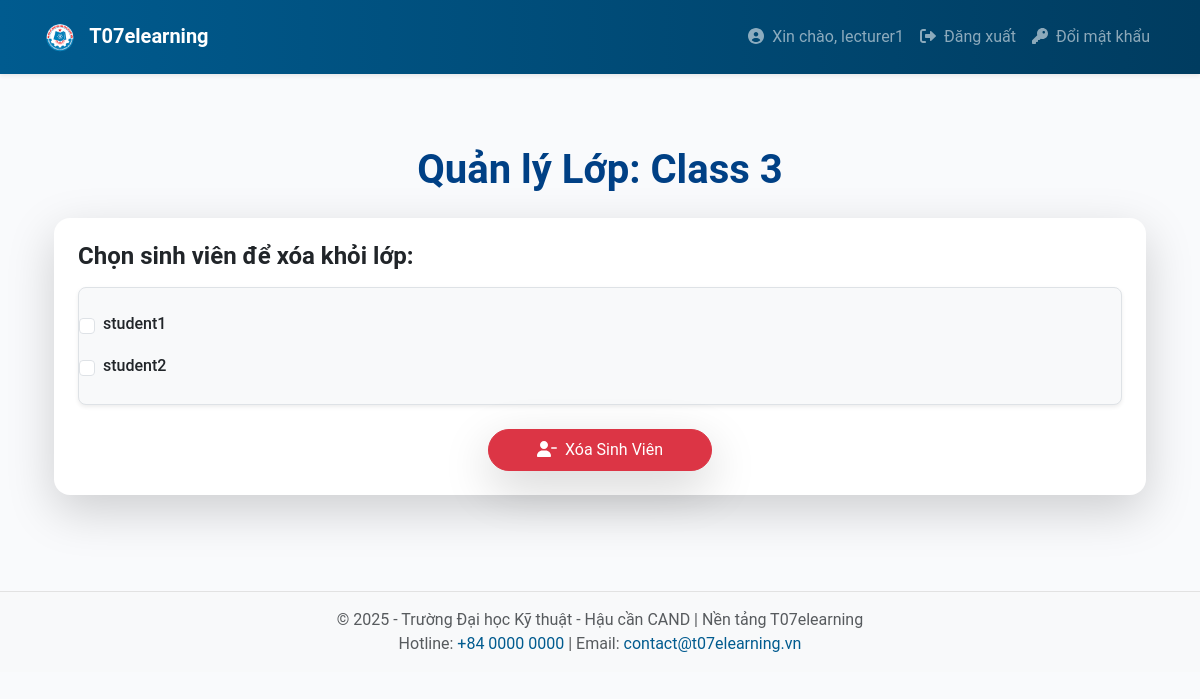
Page /lecturer/class/manage/3 (signed in) on the committed database.
### app/models.py (models this page shows, shortened)
class User(UserMixin, db.Model):
    __tablename__ = 'users'
    id = db.Column(db.Integer, primary_key=True)
    username = db.Column(db.String(64), unique=True, nullable=False)
    email = db.Column(db.String(120), unique=True, nullable=False)
    password_hash = db.Column(db.String(128), nullable=False)
    registered_on = db.Column(db.DateTime, default=datetime.utcnow)
    last_seen = db.Column(db.DateTime, default=datetime.utcnow, onupdate=datetime.utcnow)
    roles = db.relationship('Role', secondary='user_roles', back_populates='users')
    courses = db.relationship('Course', backref='lecturer', lazy='dynamic')
    enrollments = db.relationship('Enrollment', backref='student', lazy='dynamic')
    submissions = db.relationship('Submission', backref='student', lazy='dynamic')
    notifications = db.relationship('Notification', backref='user', lazy='dynamic')
    def is_lecturer(self):
        return any(role.name == 'lecturer' for role in self.roles)

class Class(db.Model):
    __tablename__ = 'classes'
    id = db.Column(db.Integer, primary_key=True)
    name = db.Column(db.String(128), nullable=False)
    description = db.Column(db.Text, nullable=True)
    created_on = db.Column(db.DateTime, default=datetime.utcnow)
    enrollments = db.relationship('Enrollment', back_populates='class_')
    assignments = db.relationship('Assignment', backref='class', lazy='dynamic')

### app/lecturer/routes.py (the view, shortened to what this page needs)
@bp.route('/class/manage/<int:class_id>', methods=['GET', 'POST'])
@login_required
def manage_class(class_id):
    if not current_user.is_lecturer():
        flash('Bạn không có quyền truy cập trang này.')
        return redirect(url_for('main.index'))
    class_ = Class.query.get_or_404(class_id)
    students = [enrollment.student for enrollment in class_.enrollments]
    return render_template('lecturer/manage_class.html', class_=class_, students=students)

### app/templates/lecturer/manage_class.html (shortened to what this page needs)
{% extends "base.html" %} {% block content %}
<div class="container py-5">
  <h1 class="mb-4 text-center fw-bold text-deepblue">
    Quản lý Lớp: {{ class_.name }}
  </h1>
  <div class="card shadow-lg border-0 rounded-4 p-4 bg-white">
    <form method="POST">
      <h4 class="mb-3 text-dark fw-semibold">
        Chọn sinh viên để xóa khỏi lớp:
      </h4>
      <div
        class="border rounded-3 p-3 bg-light shadow-sm overflow-auto"
        style="max-height: 300px"
      >
        {% for student in students %}
        <div
          class="form-check d-flex align-items-center p-2 rounded-3 hover-bg-light select-effect"
        >
          <input
            type="checkbox"
            name="students"
            value="{{ student.id }}"
            id="student-{{ student.id }}"
            class="form-check-input me-2"
          />
          <label
            for="student-{{ student.id }}"
            class="form-check-label fw-medium w-100 text-start"
          >
            {{ student.username }}
          </label>
        </div>
        {% endfor %}
      </div>
      <div class="text-center mt-4">
        <button
          type="submit"
          class="btn btn-danger px-5 py-2 shadow-lg rounded-pill"
        >
          <i class="fas fa-user-minus me-2"></i>Xóa Sinh Viên
        </button>
      </div>
    </form>
  </div>
</div>
{% endblock %}

### app/templates/base.html (shortened to what this page needs)
<!DOCTYPE html>
<html lang="vi">
  <head>
    <link
      rel="stylesheet"
      href="https://cdn.jsdelivr.net/npm/bootstrap@5.3.0/dist/css/bootstrap.min.css"
    />
    <link
      rel="stylesheet"
      href="{{ url_for('static', filename='css/main.css') }}"
    />
  </head>
  <body>
    <nav class="navbar navbar-expand-lg navbar-dark bg-t07 py-3 shadow-sm">
      <div class="container">
        <a class="navbar-brand fw-bold" href="{{ url_for('main.index') }}">
          <img
            src="{{ url_for('static', filename='images/logo.png') }}"
            alt="T07 Logo"
            height="30"
            class="me-2"
          />
          T07elearning
        </a>
        <div class="collapse navbar-collapse" id="mainNav">
          <ul class="navbar-nav ms-auto">
            {% if current_user.is_authenticated %}
            <li class="nav-item">
              <a class="nav-link" href="#">
                <i class="fas fa-user-circle me-1"></i> Xin chào, {{
                current_user.username }}
              </a>
            </li>
            <li class="nav-item">
              <a class="nav-link" href="{{ url_for('auth.logout') }}">
                <i class="fas fa-sign-out-alt me-1"></i> Đăng xuất
              </a>
            </li>
            <li class="nav-item">
              <a class="nav-link" href="{{ url_for('auth.change_password') }}">
                <i class="fas fa-key me-1"></i> Đổi mật khẩu
              </a>
            </li>
              {% endif %}
          </ul>
        </div>
      </div>
    </nav>
    <div class="container my-4">{% block content %} {% endblock %}</div>
    <footer class="bg-light py-3 footer-t07 mt-5">
      <div class="container text-center text-muted">
        <p class="mb-0">
          &copy; 2025 - Trường Đại học Kỹ thuật - Hậu cần CAND | Nền tảng
          T07elearning
        </p>
        <p class="mb-0">
          Hotline: <a href="tel:+8400000000">+84 0000 0000</a> | Email:
          <a href="mailto:contact@t07elearning.vn">contact@t07elearning.vn</a>
        </p>
      </div>
    </footer>
  </body>
</html>

### app/static/css/main.css (style rules this page uses)
* { box-sizing: border-box; }
body { font-family: "Roboto", sans-serif; background-color: #f9fafc; color: #4a4a4a; }
.bg-t07 { background: linear-gradient(90deg, #005b8f 0%, #003c60 100%); }
.footer-t07 { border-top: 1px solid #e2e2e2; }
.footer-t07 a { color: #005b8f; text-decoration: none; }

### app/templates/lecturer/manage_class.html (style rules this page uses)
.text-deepblue { color: #004085 !important; }

### rows in the picture
User: username "lecturer1"
Class: name "Class 3"
User: username "student1"
User: username "student2"
